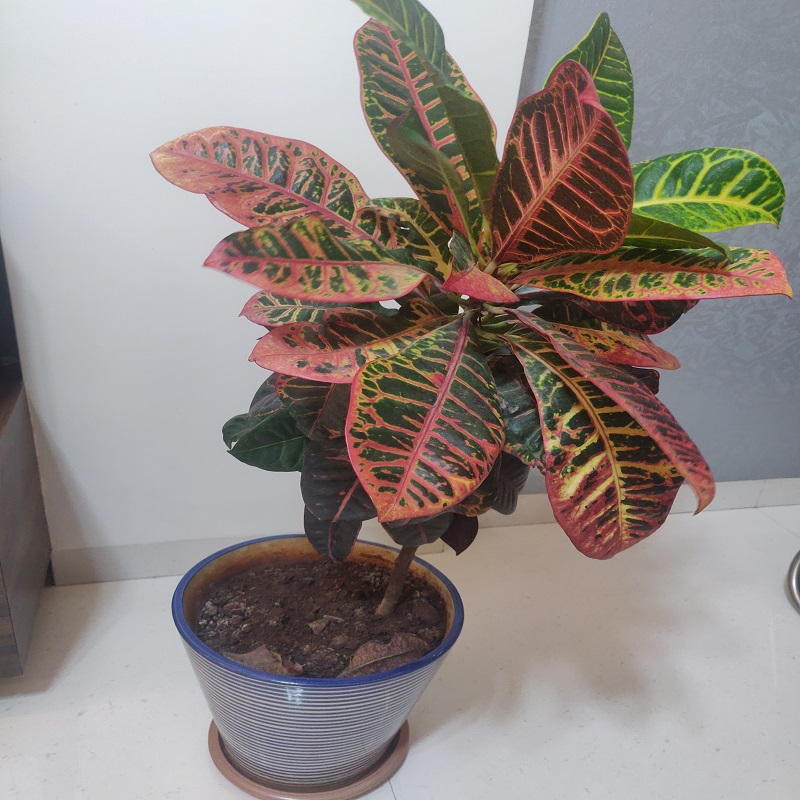
#> input picture ADAS/Assignment2/pythonProject1/IMG_20251101_223026.jpg, 800 x 800 px, found by its file name
$ python Assignment_Script2.py
#> lines starting #> are read from the running program, lines starting #| are printed output that depends on the picture; after the words box and inside, x2 and y2 are one past the last pixel; in counts of white or black regions, pixels touching at a corner belong together
import cv2

IMG_PATH = "D:\BITS\Assignments\ADAS\Assignment2\pythonProject1\IMG_20251101_223026.jpg"


def run_edge_pipeline(img_path):
    """
    Runs Canny edge detection pipeline and shows the output of each step
    using standard OpenCV display windows.
    """

    # 1. Grab the frame
    frame = cv2.imread(img_path)
#> frame is the input picture: shape (800, 800, 3); mean B, G, R 133.9, 137.7, 146.8

    if frame is None:
        print(f"Bummer. Couldn't load the image at {img_path}.")
        return

    # 2. Go Grayscale (a)
    gray = cv2.cvtColor(frame, cv2.COLOR_BGR2GRAY)
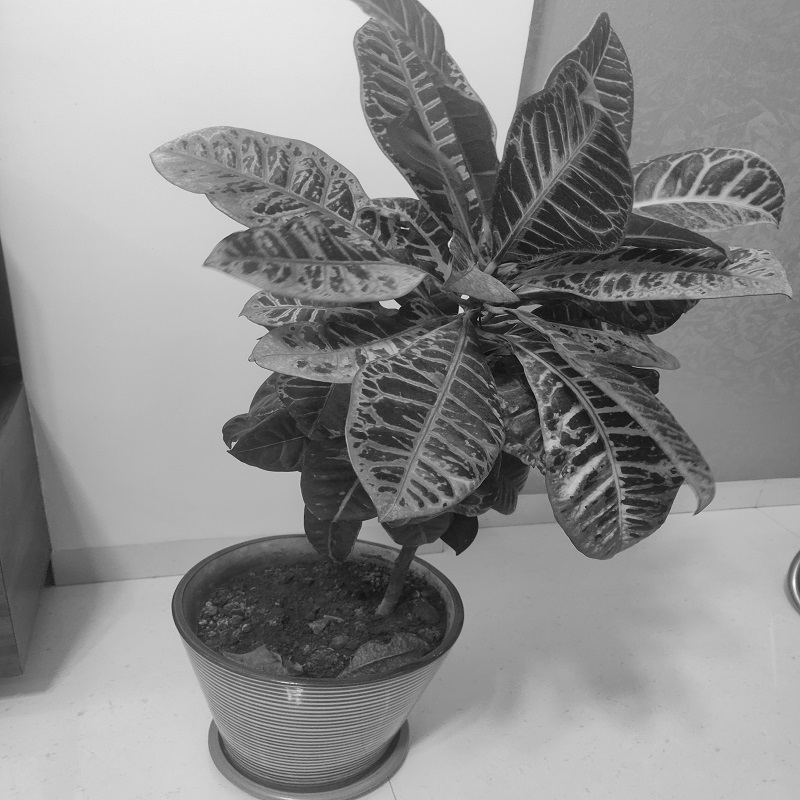
#> gray: shape (800, 800); min 6, max 254, mean 140

    # 3. Blur it out (c)
    # 5x5 blur is a good default to clean up noisy details
    blurred = cv2.GaussianBlur(gray, (5, 5), 0)

    # 4. Find the Edges (d)
    # Thresholds are set to find the strong, high-contrast edges of the plant against the wall.
    low_thresh = 50
    high_thresh = 150
    edges = cv2.Canny(blurred, low_thresh, high_thresh)
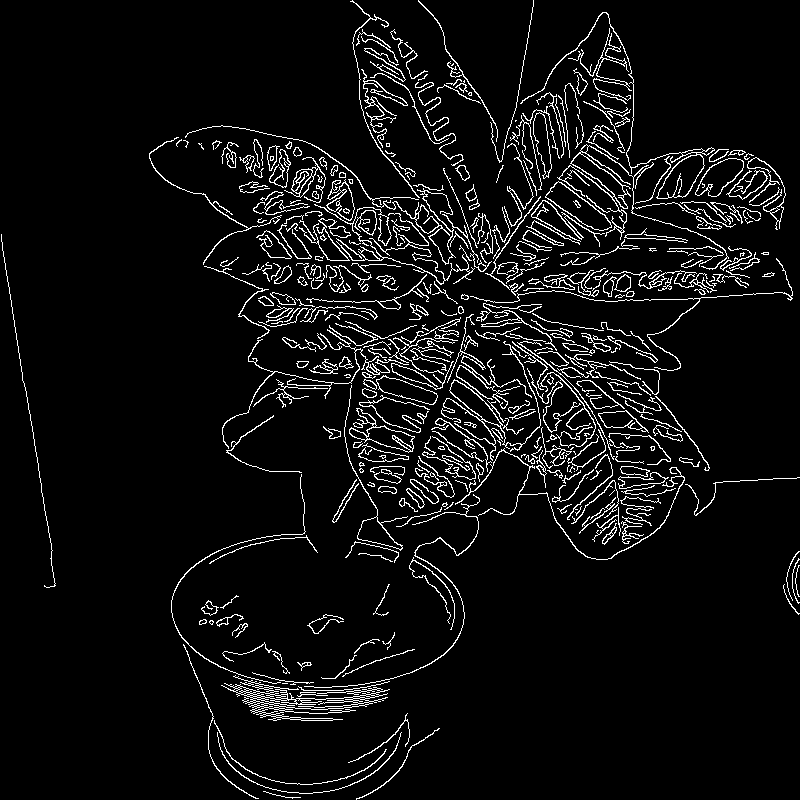
#> edges: shape (800, 800); 6% white in thin lines or dots

    # --- Show the Steps (cv2.imshow) ---

    print("Opening 4 OpenCV windows. Press any key to close them all.")

    # a) Input frame
    cv2.imshow("a) 1. INPUT FRAME", frame)

    # b) Grayscale
    cv2.imshow("b) 2. GRAYSCALE", gray)

    # c) Gaussian Blur
    cv2.imshow("c) 3. GAUSSIAN BLUR", blurred)

    # d) Canny
    cv2.imshow("d) 4. CANNY EDGES", edges)

    # Wait for a key press and clean up
    cv2.waitKey(0)
    cv2.destroyAllWindows()


if __name__ == "__main__":
    run_edge_pipeline(IMG_PATH)

$ run again, with ADAS/Assignment2/pythonProject1/Sample_02.jpg copied over ADAS/Assignment2/pythonProject1/IMG_20251101_223026.jpg
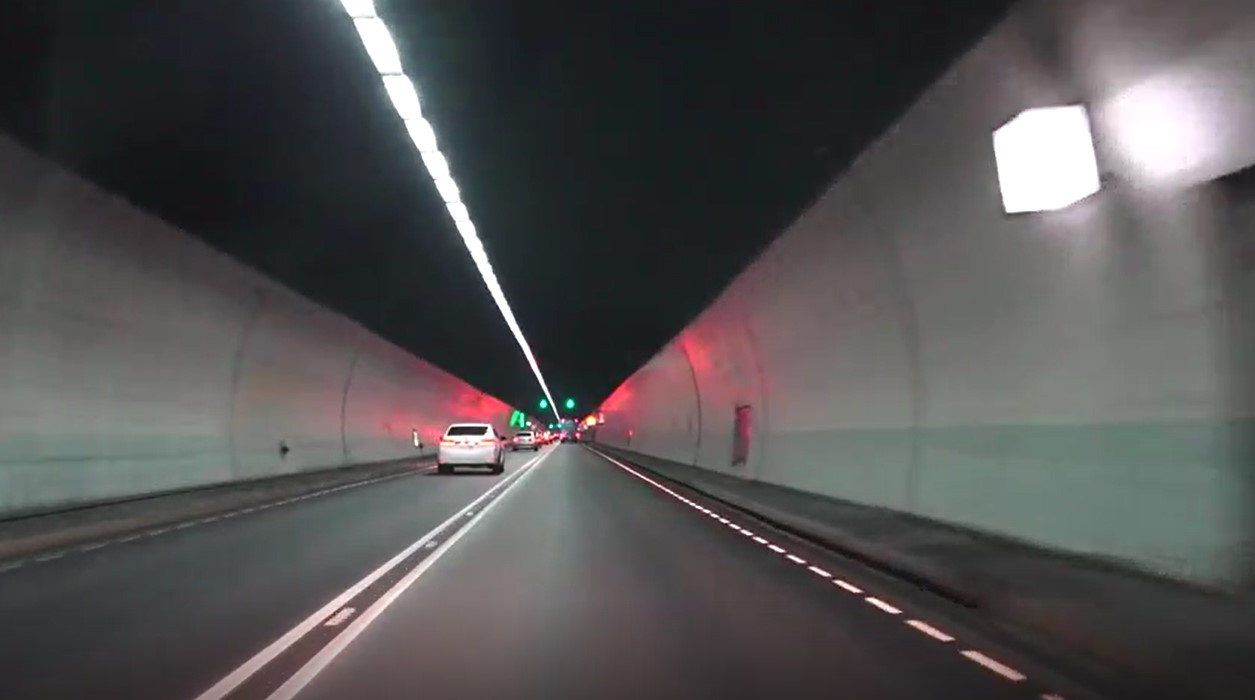
#> input picture ADAS/Assignment2/pythonProject1/Sample_02.jpg, 1255 x 700 px, found by its file name
#> in run_edge_pipeline, frame is the input picture: shape (700, 1255, 3); mean B, G, R 81.9, 81.1, 82.7
#> in run_edge_pipeline, `gray = cv2.cvtColor(frame, cv2.COLOR_BGR2GRAY)`:
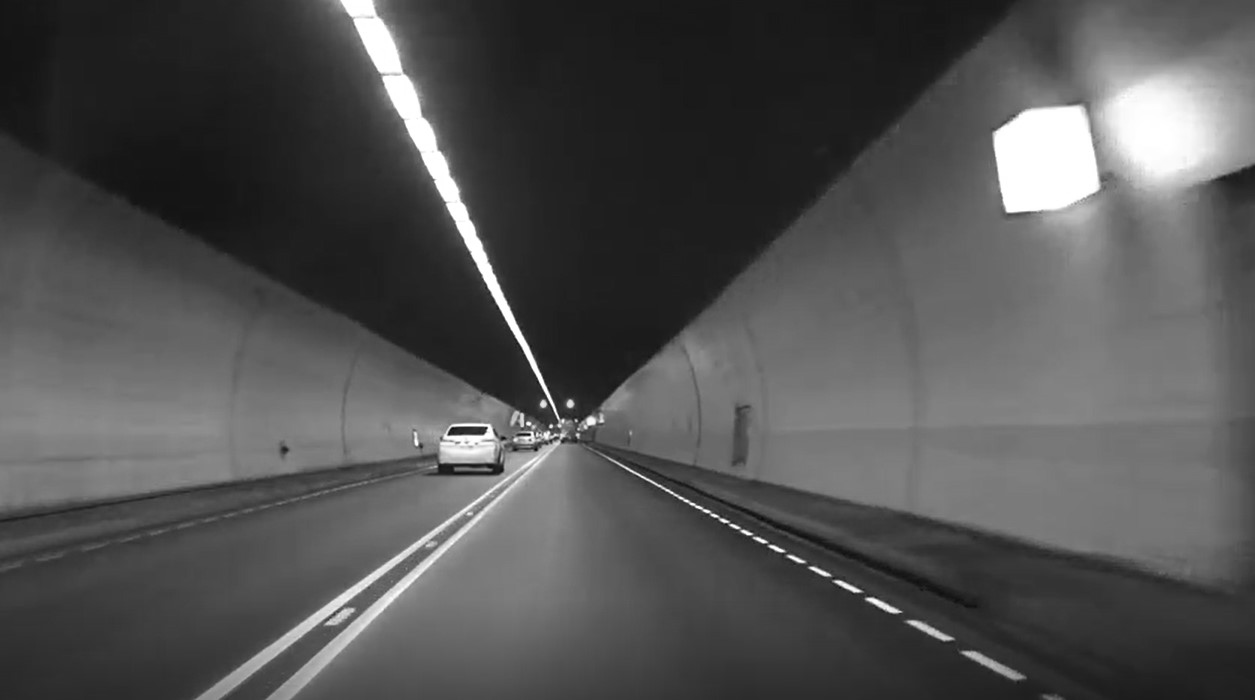
#> gray: shape (700, 1255); min 7, max 255, mean 81.7
#> in run_edge_pipeline, `edges = cv2.Canny(blurred, low_thresh, high_thresh)`:
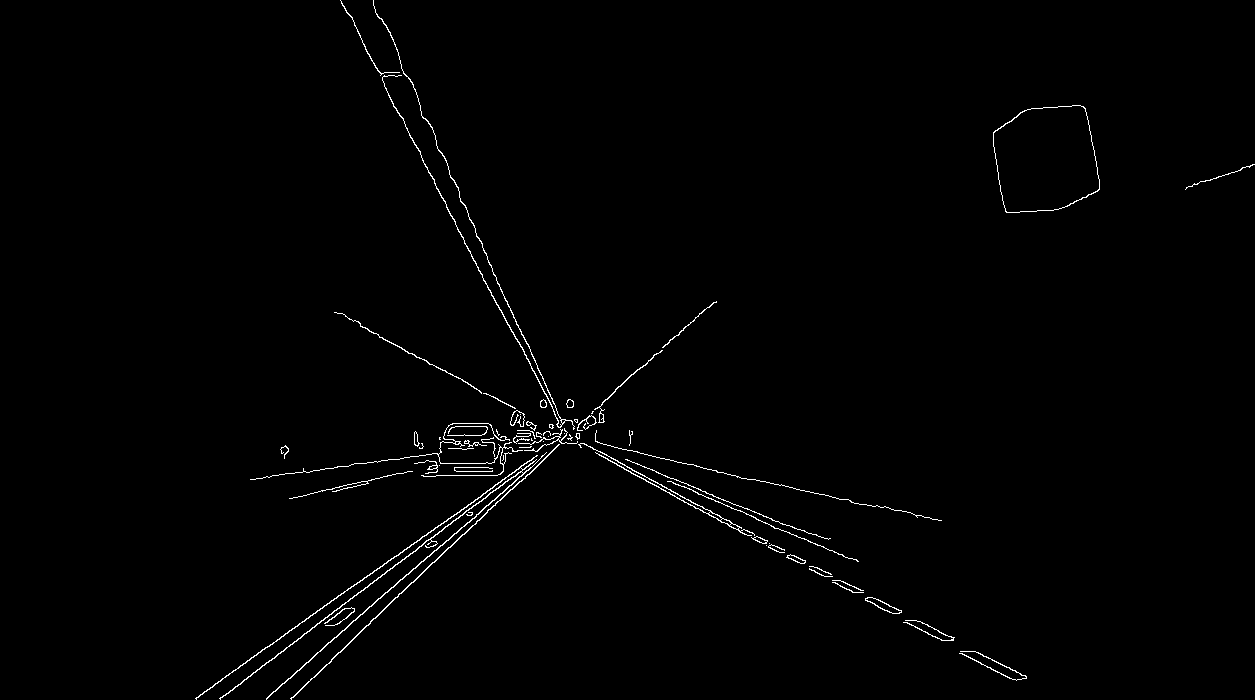
#> edges: shape (700, 1255); 0.95% white in thin lines or dots, all inside (x1, y1, x2, y2) = (195, 0, 1255, 700)

$ run again, with ADAS/Assignment2/pythonProject1/IMG_8991.jpeg copied over ADAS/Assignment2/pythonProject1/IMG_20251101_223026.jpg
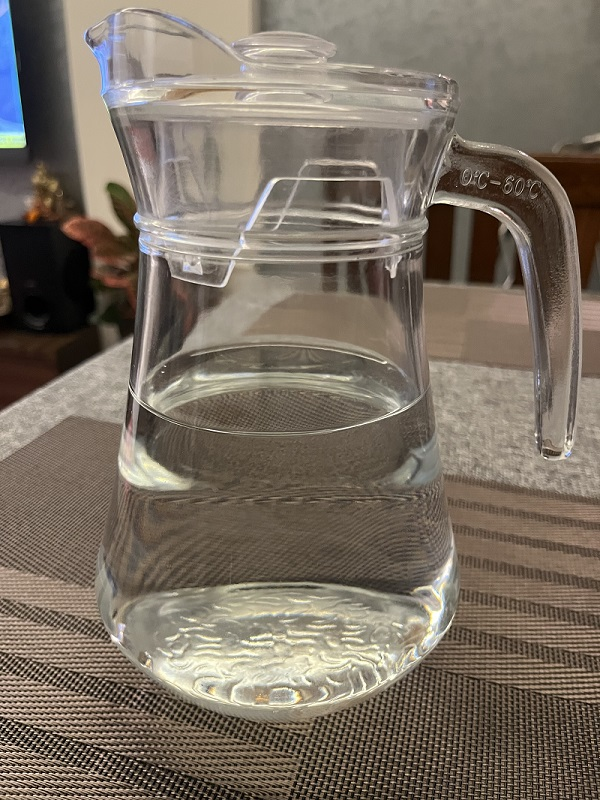
#> input picture ADAS/Assignment2/pythonProject1/IMG_8991.jpeg, 600 x 800 px, found by its file name
#> in run_edge_pipeline, frame is the input picture: shape (800, 600, 3); mean B, G, R 98.3, 111.1, 121.8
#> in run_edge_pipeline, `gray = cv2.cvtColor(frame, cv2.COLOR_BGR2GRAY)`:
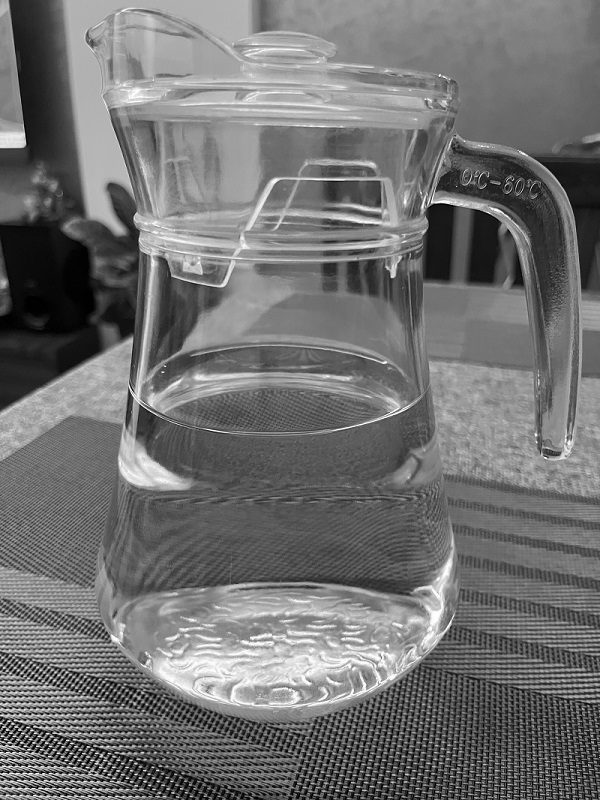
#> gray: shape (800, 600); min 0, max 255, mean 112.9
#> in run_edge_pipeline, `edges = cv2.Canny(blurred, low_thresh, high_thresh)`:
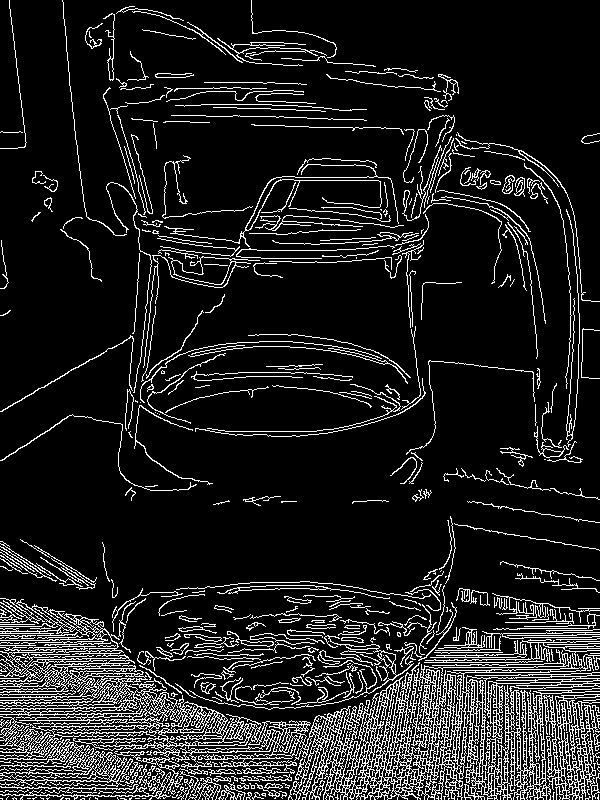
#> edges: shape (800, 600); 12.1% white in thin lines or dots
